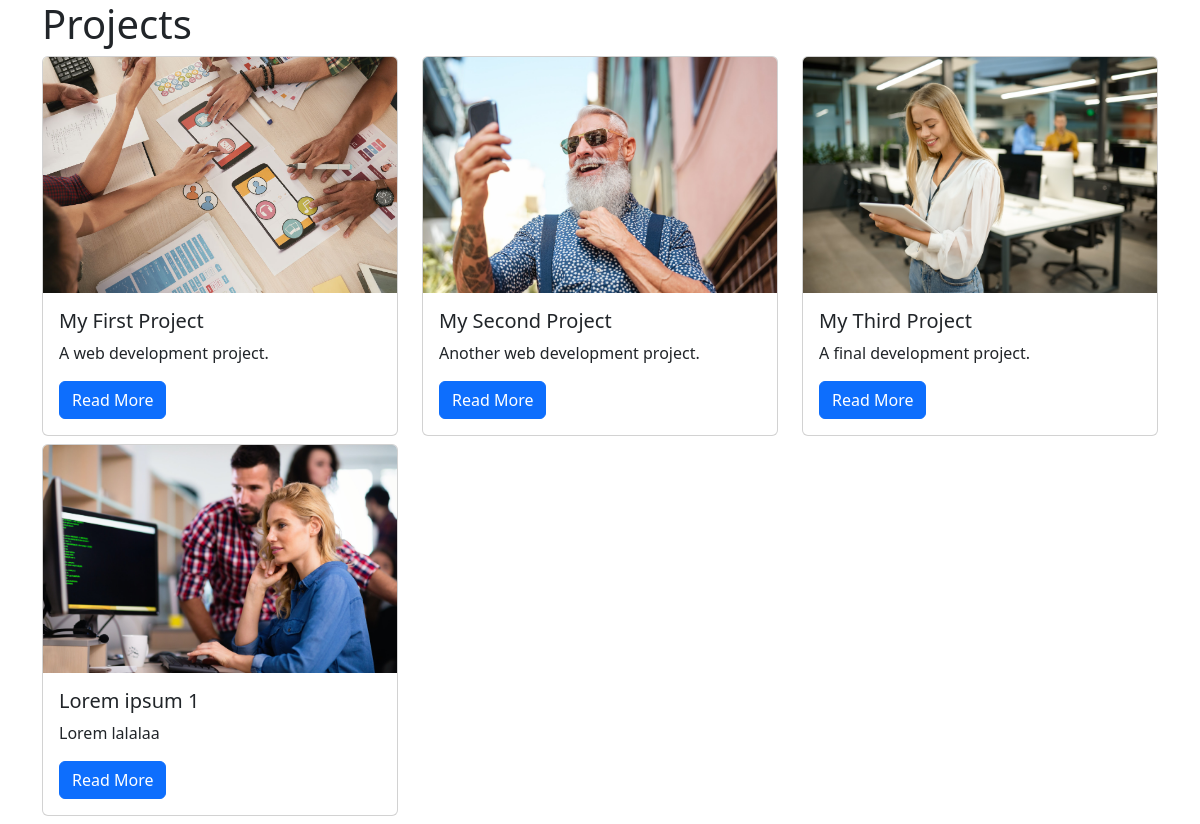
/projects/, run on the app's committed database.
### projects/models.py (models this page shows)
class Project(models.Model):
    title = models.CharField(max_length=100)
    description = models.TextField()
    technology = models.CharField(max_length=20)
    image = models.FileField(upload_to="project_images/", blank=True)

### projects/views.py (the view)
# urls.py: path("", views.project_index, name="project_index"),
def project_index(request):
    projects = Project.objects.all()
    context = {
        "projects": projects
    }
    return render(request, "projects/project_index.html", context)

### projects/templates/projects/project_index.html
{% extends "base.html" %}
{% block page_content %}
<h1>Projects</h1>
<div class="row">
{% for project in projects %}
    <div class="col-md-4">
        <div class="card mb-2">
            {% if project.image %}
                <img class="card-img-top" src="{{ project.image.url }}">
            {% endif %}
            <div class="card-body">
                <h5 class="card-title">{{ project.title }}</h5>
                <p class="card-text">{{ project.description }}</p>
                <a href="{% url 'project_detail' project.pk %}"
                   class="btn btn-primary">
                    Read More
                </a>
            </div>
        </div>
    </div>
    {% endfor %}
</div>
{% endblock %}

### templates/base.html (shortened to what this page needs)
<!DOCTYPE html>
<html lang="en">
<head>
    <link
        href="https://cdn.jsdelivr.net/npm/bootstrap@5.3.1/dist/css/bootstrap.min.css"
        rel="stylesheet"
    >
</head>
<body class="container">
{% block page_content %}{% endblock page_content %}
</body>
</html>

### data on the page
Project: image (picture), title "My First Project", description "A web development project."
Project: image (picture), title "My Second Project", description "Another web development project."
Project: image (picture), title "My Third Project", description "A final development project."
Project: image (picture), title "Lorem ipsum 1", description "Lorem lalalaa"
